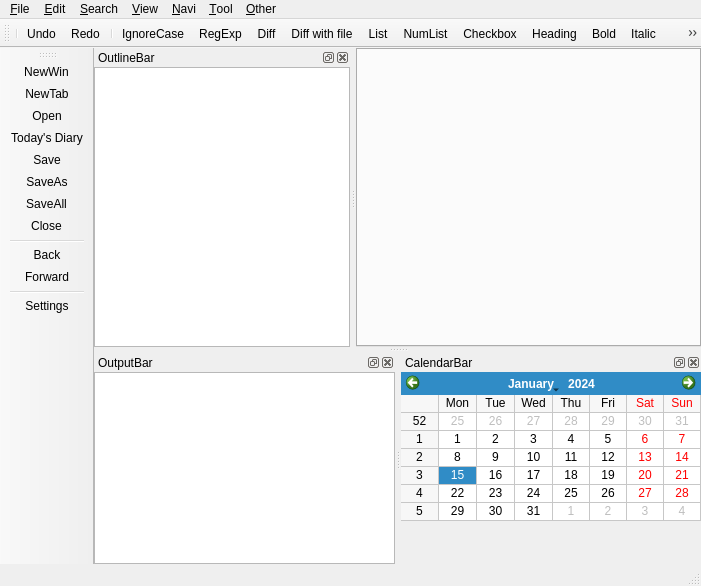
<?xml version="1.0" encoding="UTF-8"?>
<ui version="4.0">
 <class>MainWindowClass</class>
 <widget class="QMainWindow" name="MainWindowClass">
  <property name="geometry">
   <rect>
    <x>0</x>
    <y>0</y>
    <width>701</width>
    <height>586</height>
   </rect>
  </property>
  <property name="windowTitle">
   <string>MainWindow</string>
  </property>
  <widget class="QWidget" name="centralWidget">
   <layout class="QHBoxLayout" name="horizontalLayout">
    <property name="leftMargin">
     <number>0</number>
    </property>
    <property name="topMargin">
     <number>0</number>
    </property>
    <property name="rightMargin">
     <number>0</number>
    </property>
    <property name="bottomMargin">
     <number>0</number>
    </property>
    <item>
     <widget class="QTabWidget" name="tabWidget">
      <property name="currentIndex">
       <number>-1</number>
      </property>
      <property name="movable">
       <bool>true</bool>
      </property>
     </widget>
    </item>
   </layout>
  </widget>
  <widget class="QMenuBar" name="menuBar">
   <property name="geometry">
    <rect>
     <x>0</x>
     <y>0</y>
     <width>701</width>
     <height>33</height>
    </rect>
   </property>
   <widget class="QMenu" name="menu_File">
    <property name="title">
     <string>&amp;File</string>
    </property>
    <widget class="QMenu" name="menu_RecentFiles">
     <property name="title">
      <string>RecentFiles(&amp;1)</string>
     </property>
     <addaction name="actiondummy"/>
    </widget>
    <widget class="QMenu" name="menu_FavoriteFiles">
     <property name="title">
      <string>&amp;FavoriteFile</string>
     </property>
     <addaction name="action_AddThisFavorite"/>
     <addaction name="separator"/>
    </widget>
    <widget class="QMenu" name="menu_Exoirt">
     <property name="title">
      <string>&amp;Export</string>
     </property>
     <addaction name="action_AsPDF"/>
    </widget>
    <widget class="QMenu" name="menu_Diary_2">
     <property name="title">
      <string>&amp;Diary</string>
     </property>
     <addaction name="action_TodaysDiary"/>
    </widget>
    <addaction name="action_New"/>
    <addaction name="action_NewTab"/>
    <addaction name="action_Open"/>
    <addaction name="menu_Diary_2"/>
    <addaction name="action_Reload"/>
    <addaction name="action_Save"/>
    <addaction name="action_SaveAs"/>
    <addaction name="action_SaveAll"/>
    <addaction name="menu_Exoirt"/>
    <addaction name="action_Close"/>
    <addaction name="menu_RecentFiles"/>
    <addaction name="menu_FavoriteFiles"/>
    <addaction name="action_Print"/>
    <addaction name="separator"/>
    <addaction name="action_Exit"/>
   </widget>
   <widget class="QMenu" name="menu_View">
    <property name="title">
     <string>&amp;View</string>
    </property>
    <addaction name="separator"/>
    <addaction name="action_OutlineBar"/>
    <addaction name="action_FocusOutline"/>
    <addaction name="action_OutputBar"/>
    <addaction name="action_ClearOutput"/>
    <addaction name="action_CalendarBar"/>
   </widget>
   <widget class="QMenu" name="menu_Edit">
    <property name="title">
     <string>&amp;Edit</string>
    </property>
    <widget class="QMenu" name="menuinline">
     <property name="title">
      <string>In&amp;line</string>
     </property>
     <addaction name="separator"/>
     <addaction name="action_Bold"/>
     <addaction name="action_Italic"/>
     <addaction name="action_Strikethrough"/>
     <addaction name="action_Link"/>
    </widget>
    <widget class="QMenu" name="menublock">
     <property name="title">
      <string>&amp;Block</string>
     </property>
     <addaction name="action_List"/>
     <addaction name="action_NumList"/>
     <addaction name="action_Checkbox"/>
     <addaction name="action_Heading"/>
    </widget>
    <widget class="QMenu" name="menu_format">
     <property name="title">
      <string>&amp;Format</string>
     </property>
     <addaction name="action_AlignLeft"/>
     <addaction name="action_AlignCenter"/>
     <addaction name="action_AlignRight"/>
    </widget>
    <widget class="QMenu" name="menu_Insert">
     <property name="title">
      <string>&amp;Insert</string>
     </property>
     <addaction name="action_TodayString_1"/>
     <addaction name="action_TodayString_2"/>
     <addaction name="action_TodayString_3"/>
    </widget>
    <widget class="QMenu" name="menu_Convert">
     <property name="title">
      <string>Convert(&amp;X)</string>
     </property>
     <addaction name="action_CSV_MarkdownTable"/>
     <addaction name="action_MarkdownTable_CSV"/>
    </widget>
    <addaction name="action_Undo"/>
    <addaction name="action_Redo"/>
    <addaction name="separator"/>
    <addaction name="action_Cut"/>
    <addaction name="action_Copy"/>
    <addaction name="action_Paste"/>
    <addaction name="action_SelectAll"/>
    <addaction name="separator"/>
    <addaction name="menublock"/>
    <addaction name="menuinline"/>
    <addaction name="menu_format"/>
    <addaction name="action_Indent"/>
    <addaction name="action_UnIndent"/>
    <addaction name="menu_Insert"/>
    <addaction name="menu_Convert"/>
   </widget>
   <widget class="QMenu" name="menu_Help">
    <property name="title">
     <string>&amp;Other</string>
    </property>
    <widget class="QMenu" name="menu_Test">
     <property name="title">
      <string>&amp;Test</string>
     </property>
     <addaction name="action_TestCharFlags"/>
     <addaction name="action_TestContextAt"/>
     <addaction name="action_TestLineCrsp"/>
     <addaction name="action_TestEtoPCurSync"/>
     <addaction name="action_TestAll"/>
     <addaction name="action_DumpBlockUserData"/>
     <addaction name="action_DumpBlockUserStates"/>
     <addaction name="action_RunPTS"/>
     <addaction name="action_TestViCommands"/>
     <addaction name="action_DumpHeaderBlocks"/>
    </widget>
    <widget class="QMenu" name="menu_CheatSheet">
     <property name="title">
      <string>&amp;CheatSheet</string>
     </property>
     <addaction name="action_MarkdownCheatSheet"/>
     <addaction name="action_ViCheatSheet"/>
    </widget>
    <widget class="QMenu" name="menu_Benchmark">
     <property name="title">
      <string>&amp;Benchmark</string>
     </property>
     <addaction name="action_InsertFront"/>
     <addaction name="action_InsertBack"/>
    </widget>
    <addaction name="action_Language"/>
    <addaction name="action_Settings"/>
    <addaction name="action_ColorSettings"/>
    <addaction name="action_ViKeybindings"/>
    <addaction name="action_Help"/>
    <addaction name="menu_CheatSheet"/>
    <addaction name="menu_Test"/>
    <addaction name="menu_Benchmark"/>
    <addaction name="action_AboutViMarkdown"/>
    <addaction name="separator"/>
   </widget>
   <widget class="QMenu" name="menu_Search">
    <property name="title">
     <string>&amp;Search</string>
    </property>
    <addaction name="action_Find"/>
    <addaction name="action_ForwardAgain"/>
    <addaction name="action_BackwardAgain"/>
    <addaction name="action_FindWord"/>
    <addaction name="action_ClearSearchHighlights"/>
    <addaction name="action_Replace"/>
    <addaction name="action_Grep"/>
    <addaction name="action_IgnoreCase"/>
    <addaction name="action_RegExp"/>
   </widget>
   <widget class="QMenu" name="menu_Tool">
    <property name="title">
     <string>&amp;Tool</string>
    </property>
    <addaction name="action_DiffMode"/>
    <addaction name="action_DiffWithFile"/>
    <addaction name="separator"/>
    <addaction name="action_KeisenMode"/>
    <addaction name="action_ThinKeisen"/>
    <addaction name="action_ThickKeisen"/>
    <addaction name="action_OpenPrev"/>
    <addaction name="separator"/>
   </widget>
   <widget class="QMenu" name="menu_Navi">
    <property name="title">
     <string>&amp;Navi</string>
    </property>
    <addaction name="action_NextTab"/>
    <addaction name="action_PrevTab"/>
    <addaction name="action_ToggleFocus"/>
    <addaction name="action_SwitchToAltFile"/>
    <addaction name="action_NaviBack"/>
    <addaction name="action_NaviForward"/>
    <addaction name="action_TagJump"/>
   </widget>
   <addaction name="menu_File"/>
   <addaction name="menu_Edit"/>
   <addaction name="menu_Search"/>
   <addaction name="menu_View"/>
   <addaction name="menu_Navi"/>
   <addaction name="menu_Tool"/>
   <addaction name="menu_Help"/>
  </widget>
  <widget class="QToolBar" name="fileToolBar">
   <attribute name="toolBarArea">
    <enum>LeftToolBarArea</enum>
   </attribute>
   <attribute name="toolBarBreak">
    <bool>false</bool>
   </attribute>
   <addaction name="action_New"/>
   <addaction name="action_NewTab"/>
   <addaction name="action_Open"/>
   <addaction name="action_TodaysDiary"/>
   <addaction name="action_Save"/>
   <addaction name="action_SaveAs"/>
   <addaction name="action_SaveAll"/>
   <addaction name="action_Close"/>
   <addaction name="separator"/>
   <addaction name="action_NaviBack"/>
   <addaction name="action_NaviForward"/>
   <addaction name="separator"/>
   <addaction name="action_Settings"/>
  </widget>
  <widget class="QToolBar" name="mainToolBar">
   <attribute name="toolBarArea">
    <enum>TopToolBarArea</enum>
   </attribute>
   <attribute name="toolBarBreak">
    <bool>false</bool>
   </attribute>
   <addaction name="separator"/>
   <addaction name="action_Undo"/>
   <addaction name="action_Redo"/>
   <addaction name="separator"/>
   <addaction name="action_IgnoreCase"/>
   <addaction name="action_RegExp"/>
   <addaction name="action_DiffMode"/>
   <addaction name="action_DiffWithFile"/>
   <addaction name="action_List"/>
   <addaction name="action_NumList"/>
   <addaction name="action_Checkbox"/>
   <addaction name="action_Heading"/>
   <addaction name="action_Bold"/>
   <addaction name="action_Italic"/>
   <addaction name="action_Strikethrough"/>
   <addaction name="action_Link"/>
   <addaction name="separator"/>
   <addaction name="action_Indent"/>
   <addaction name="action_UnIndent"/>
   <addaction name="action_KeisenMode"/>
   <addaction name="action_ThinKeisen"/>
   <addaction name="action_ThickKeisen"/>
   <addaction name="action_AlignLeft"/>
   <addaction name="action_AlignCenter"/>
   <addaction name="action_AlignRight"/>
   <addaction name="separator"/>
  </widget>
  <widget class="QStatusBar" name="statusBar"/>
  <widget class="QDockWidget" name="outlineBar">
   <property name="windowTitle">
    <string>OutlineBar</string>
   </property>
   <attribute name="dockWidgetArea">
    <number>1</number>
   </attribute>
   <widget class="QWidget" name="dockWidgetContents">
    <layout class="QHBoxLayout" name="horizontalLayout_2">
     <property name="leftMargin">
      <number>0</number>
     </property>
     <property name="topMargin">
      <number>0</number>
     </property>
     <property name="rightMargin">
      <number>0</number>
     </property>
     <property name="bottomMargin">
      <number>0</number>
     </property>
     <item>
      <widget class="QTreeWidget" name="treeWidget">
       <property name="headerHidden">
        <bool>true</bool>
       </property>
       <column>
        <property name="text">
         <string notr="true">1</string>
        </property>
       </column>
      </widget>
     </item>
    </layout>
   </widget>
  </widget>
  <widget class="QDockWidget" name="outputBar">
   <property name="windowTitle">
    <string>OutputBar</string>
   </property>
   <property name="dockLocation">
    <enum>Qt::DockWidgetArea::BottomDockWidgetArea</enum>
   </property>
   <attribute name="dockWidgetArea">
    <number>8</number>
   </attribute>
   <widget class="QWidget" name="dockWidgetContents_2">
    <layout class="QHBoxLayout" name="horizontalLayout_3">
     <property name="leftMargin">
      <number>0</number>
     </property>
     <property name="topMargin">
      <number>0</number>
     </property>
     <property name="rightMargin">
      <number>0</number>
     </property>
     <property name="bottomMargin">
      <number>0</number>
     </property>
     <item>
      <widget class="OutputView" name="plainTextEdit">
       <property name="font">
        <font>
         <family>ＭＳ ゴシック</family>
         <pointsize>12</pointsize>
        </font>
       </property>
       <property name="readOnly">
        <bool>true</bool>
       </property>
      </widget>
     </item>
    </layout>
   </widget>
  </widget>
  <widget class="QDockWidget" name="calendarBar">
   <property name="windowTitle">
    <string>CalendarBar</string>
   </property>
   <property name="dockLocation">
    <enum>Qt::DockWidgetArea::BottomDockWidgetArea</enum>
   </property>
   <attribute name="dockWidgetArea">
    <number>8</number>
   </attribute>
   <widget class="QWidget" name="dockWidgetContents_4">
    <layout class="QVBoxLayout" name="verticalLayout">
     <property name="leftMargin">
      <number>0</number>
     </property>
     <property name="topMargin">
      <number>0</number>
     </property>
     <property name="rightMargin">
      <number>0</number>
     </property>
     <property name="bottomMargin">
      <number>0</number>
     </property>
     <item>
      <widget class="CalendarWidget" name="calendarWidget">
       <property name="firstDayOfWeek">
        <enum>Qt::DayOfWeek::Monday</enum>
       </property>
       <property name="gridVisible">
        <bool>true</bool>
       </property>
      </widget>
     </item>
     <item>
      <spacer name="verticalSpacer">
       <property name="orientation">
        <enum>Qt::Orientation::Vertical</enum>
       </property>
       <property name="sizeHint" stdset="0">
        <size>
         <width>20</width>
         <height>40</height>
        </size>
       </property>
      </spacer>
     </item>
    </layout>
   </widget>
  </widget>
  <action name="action_New">
   <property name="icon">
    <iconset resource="MainWindow.qrc">
     <normaloff>:/MainWindow/images/new_main_window_48.png</normaloff>:/MainWindow/images/new_main_window_48.png</iconset>
   </property>
   <property name="text">
    <string>&amp;NewWin</string>
   </property>
   <property name="shortcut">
    <string>Ctrl+N</string>
   </property>
  </action>
  <action name="action_Close">
   <property name="icon">
    <iconset resource="MainWindow.qrc">
     <normaloff>:/MainWindow/images/close_48.png</normaloff>:/MainWindow/images/close_48.png</iconset>
   </property>
   <property name="text">
    <string>&amp;Close</string>
   </property>
   <property name="shortcut">
    <string>Ctrl+W</string>
   </property>
  </action>
  <action name="action_HTML">
   <property name="checkable">
    <bool>true</bool>
   </property>
   <property name="text">
    <string>&amp;HTML</string>
   </property>
  </action>
  <action name="action_Source">
   <property name="checkable">
    <bool>true</bool>
   </property>
   <property name="text">
    <string>&amp;Source</string>
   </property>
   <property name="toolTip">
    <string>Source</string>
   </property>
  </action>
  <action name="action_Open">
   <property name="icon">
    <iconset resource="MainWindow.qrc">
     <normaloff>:/MainWindow/images/file_open_48.png</normaloff>:/MainWindow/images/file_open_48.png</iconset>
   </property>
   <property name="text">
    <string>&amp;Open</string>
   </property>
   <property name="shortcut">
    <string>Ctrl+O</string>
   </property>
  </action>
  <action name="action_Save">
   <property name="icon">
    <iconset resource="MainWindow.qrc">
     <normaloff>:/MainWindow/images/save_48.png</normaloff>:/MainWindow/images/save_48.png</iconset>
   </property>
   <property name="text">
    <string>&amp;Save</string>
   </property>
   <property name="shortcut">
    <string>Ctrl+S</string>
   </property>
  </action>
  <action name="action_Bold">
   <property name="icon">
    <iconset resource="MainWindow.qrc">
     <normaloff>:/MainWindow/images/format_bold_48.png</normaloff>:/MainWindow/images/format_bold_48.png</iconset>
   </property>
   <property name="text">
    <string>&amp;Bold</string>
   </property>
  </action>
  <action name="action_Italic">
   <property name="icon">
    <iconset resource="MainWindow.qrc">
     <normaloff>:/MainWindow/images/format_italic_48.png</normaloff>:/MainWindow/images/format_italic_48.png</iconset>
   </property>
   <property name="text">
    <string>&amp;Italic</string>
   </property>
  </action>
  <action name="action_Undo">
   <property name="icon">
    <iconset resource="MainWindow.qrc">
     <normaloff>:/MainWindow/images/undo_48.png</normaloff>:/MainWindow/images/undo_48.png</iconset>
   </property>
   <property name="text">
    <string>&amp;Undo</string>
   </property>
   <property name="shortcut">
    <string>Ctrl+Z</string>
   </property>
  </action>
  <action name="action_Redo">
   <property name="icon">
    <iconset>
     <normaloff>../../../../../Users/ntsud/.designer/backup/images/redo_48.png</normaloff>
     <normalon>:/MainWindow/images/redo_48.png</normalon>../../../../../Users/ntsud/.designer/backup/images/redo_48.png</iconset>
   </property>
   <property name="text">
    <string>&amp;Redo</string>
   </property>
   <property name="shortcut">
    <string>Ctrl+Y</string>
   </property>
  </action>
  <action name="action_List">
   <property name="icon">
    <iconset>
     <normaloff>../../../../../Users/ntsud/.designer/backup/images/format_list_bulleted_48.png</normaloff>
     <normalon>:/MainWindow/images/format_list_bulleted_48.png</normalon>../../../../../Users/ntsud/.designer/backup/images/format_list_bulleted_48.png</iconset>
   </property>
   <property name="text">
    <string>&amp;List</string>
   </property>
  </action>
  <action name="action_NumList">
   <property name="icon">
    <iconset>
     <normaloff>../../../../../Users/ntsud/.designer/backup/images/format_list_numbered_48.png</normaloff>
     <normalon>:/MainWindow/images/format_list_numbered_48.png</normalon>../../../../../Users/ntsud/.designer/backup/images/format_list_numbered_48.png</iconset>
   </property>
   <property name="text">
    <string>&amp;NumList</string>
   </property>
  </action>
  <action name="action_Indent">
   <property name="icon">
    <iconset>
     <normaloff>../../../../../Users/ntsud/.designer/backup/images/format_indent_increase_48.png</normaloff>
     <normalon>:/MainWindow/images/format_indent_increase_48.png</normalon>../../../../../Users/ntsud/.designer/backup/images/format_indent_increase_48.png</iconset>
   </property>
   <property name="text">
    <string>Inden&amp;t</string>
   </property>
   <property name="shortcut">
    <string>Tab</string>
   </property>
  </action>
  <action name="action_UnIndent">
   <property name="icon">
    <iconset>
     <normaloff>../../../../../Users/ntsud/.designer/backup/images/format_indent_decrease_48.png</normaloff>
     <normalon>:/MainWindow/images/format_indent_decrease_48.png</normalon>../../../../../Users/ntsud/.designer/backup/images/format_indent_decrease_48.png</iconset>
   </property>
   <property name="text">
    <string>U&amp;nIndent</string>
   </property>
   <property name="shortcut">
    <string>Shift+Tab</string>
   </property>
  </action>
  <action name="action_OutlineBar">
   <property name="checkable">
    <bool>true</bool>
   </property>
   <property name="text">
    <string>&amp;OutlineBar</string>
   </property>
  </action>
  <action name="actiondummy">
   <property name="text">
    <string>dummy</string>
   </property>
  </action>
  <action name="action_AboutViMarkdown">
   <property name="icon">
    <iconset>
     <normaloff>../../../../../Users/ntsud/.designer/backup/images/info_48.png</normaloff>
     <normalon>:/MainWindow/images/info_48.png</normalon>../../../../../Users/ntsud/.designer/backup/images/info_48.png</iconset>
   </property>
   <property name="text">
    <string>&amp;About viMarkdown</string>
   </property>
  </action>
  <action name="action_Strikethrough">
   <property name="icon">
    <iconset>
     <normaloff>../../../../../Users/ntsud/.designer/backup/images/strikethrough_s_48.png</normaloff>
     <normalon>:/MainWindow/images/strikethrough_s_48.png</normalon>../../../../../Users/ntsud/.designer/backup/images/strikethrough_s_48.png</iconset>
   </property>
   <property name="text">
    <string>&amp;Strikethrough</string>
   </property>
   <property name="toolTip">
    <string>Strikethrough</string>
   </property>
  </action>
  <action name="action_Checkbox">
   <property name="icon">
    <iconset resource="MainWindow.qrc">
     <normaloff>:/MainWindow/images/format_checkbox_48.png</normaloff>:/MainWindow/images/format_checkbox_48.png</iconset>
   </property>
   <property name="text">
    <string>&amp;Checkbox</string>
   </property>
  </action>
  <action name="action_Cut">
   <property name="icon">
    <iconset resource="MainWindow.qrc">
     <normaloff>:/MainWindow/images/content_cut_48.png</normaloff>:/MainWindow/images/content_cut_48.png</iconset>
   </property>
   <property name="text">
    <string>Cu&amp;t</string>
   </property>
   <property name="shortcut">
    <string>Ctrl+X</string>
   </property>
  </action>
  <action name="action_Copy">
   <property name="icon">
    <iconset resource="MainWindow.qrc">
     <normaloff>:/MainWindow/images/content_copy_48.png</normaloff>:/MainWindow/images/content_copy_48.png</iconset>
   </property>
   <property name="text">
    <string>&amp;Copy</string>
   </property>
   <property name="shortcut">
    <string>Ctrl+C</string>
   </property>
  </action>
  <action name="action_Paste">
   <property name="icon">
    <iconset resource="MainWindow.qrc">
     <normaloff>:/MainWindow/images/content_paste_48.png</normaloff>:/MainWindow/images/content_paste_48.png</iconset>
   </property>
   <property name="text">
    <string>&amp;Paste</string>
   </property>
   <property name="shortcut">
    <string>Ctrl+V</string>
   </property>
  </action>
  <action name="action_FocusOutline">
   <property name="text">
    <string>Focus Outline (&amp;Q)</string>
   </property>
   <property name="toolTip">
    <string>Focus to OutlineBar</string>
   </property>
   <property name="shortcut">
    <string>Ctrl+Q</string>
   </property>
  </action>
  <action name="action_Find">
   <property name="icon">
    <iconset resource="MainWindow.qrc">
     <normaloff>:/MainWindow/images/search_48.png</normaloff>:/MainWindow/images/search_48.png</iconset>
   </property>
   <property name="text">
    <string>&amp;Find</string>
   </property>
   <property name="shortcut">
    <string>Ctrl+F</string>
   </property>
  </action>
  <action name="action_ForwardAgain">
   <property name="icon">
    <iconset resource="MainWindow.qrc">
     <normaloff>:/MainWindow/images/search_forward_48.png</normaloff>:/MainWindow/images/search_forward_48.png</iconset>
   </property>
   <property name="text">
    <string>ForwardAgain</string>
   </property>
   <property name="toolTip">
    <string>Forward Search Again</string>
   </property>
   <property name="shortcut">
    <string>F3</string>
   </property>
  </action>
  <action name="action_BackwardAgain">
   <property name="icon">
    <iconset resource="MainWindow.qrc">
     <normaloff>:/MainWindow/images/search_backard_48.png</normaloff>:/MainWindow/images/search_backard_48.png</iconset>
   </property>
   <property name="text">
    <string>BackwardAgain</string>
   </property>
   <property name="toolTip">
    <string>Backward Search Again</string>
   </property>
   <property name="shortcut">
    <string>Shift+F3</string>
   </property>
  </action>
  <action name="action_FindWord">
   <property name="icon">
    <iconset resource="MainWindow.qrc">
     <normaloff>:/MainWindow/images/search_word_48.png</normaloff>:/MainWindow/images/search_word_48.png</iconset>
   </property>
   <property name="text">
    <string>Find&amp;Word</string>
   </property>
   <property name="shortcut">
    <string>Ctrl+F3</string>
   </property>
  </action>
  <action name="action_SaveAs">
   <property name="icon">
    <iconset resource="MainWindow.qrc">
     <normaloff>:/MainWindow/images/save_as_48.png</normaloff>:/MainWindow/images/save_as_48.png</iconset>
   </property>
   <property name="text">
    <string>Save&amp;As...</string>
   </property>
   <property name="shortcut">
    <string>Ctrl+Shift+S</string>
   </property>
  </action>
  <action name="action_AddThisFavorite">
   <property name="text">
    <string>AddThis(&amp;@)</string>
   </property>
   <property name="toolTip">
    <string>Add This to Favorite Files</string>
   </property>
  </action>
  <action name="action_Exit">
   <property name="icon">
    <iconset resource="MainWindow.qrc">
     <normaloff>:/MainWindow/images/exit_to_app_48.png</normaloff>:/MainWindow/images/exit_to_app_48.png</iconset>
   </property>
   <property name="text">
    <string>e&amp;xit</string>
   </property>
  </action>
  <action name="action_AsHTML">
   <property name="text">
    <string>As &amp;HTML...</string>
   </property>
  </action>
  <action name="action_AsPDF">
   <property name="text">
    <string>As &amp;PDF</string>
   </property>
  </action>
  <action name="action_SelectAll">
   <property name="text">
    <string>Select&amp;All</string>
   </property>
   <property name="shortcut">
    <string>Ctrl+A</string>
   </property>
  </action>
  <action name="action_Print">
   <property name="icon">
    <iconset resource="MainWindow.qrc">
     <normaloff>:/MainWindow/images/print_48.png</normaloff>:/MainWindow/images/print_48.png</iconset>
   </property>
   <property name="text">
    <string>&amp;Print</string>
   </property>
   <property name="shortcut">
    <string>Ctrl+P</string>
   </property>
  </action>
  <action name="action_KeisenMode">
   <property name="checkable">
    <bool>true</bool>
   </property>
   <property name="icon">
    <iconset resource="MainWindow.qrc">
     <normaloff>:/MainWindow/images/table_edit_48.png</normaloff>
     <normalon>:/MainWindow/images/table_edit_48.png</normalon>:/MainWindow/images/table_edit_48.png</iconset>
   </property>
   <property name="text">
    <string>&amp;KeisenMode</string>
   </property>
   <property name="toolTip">
    <string>Keisen Mode</string>
   </property>
   <property name="shortcut">
    <string>Shift+F5</string>
   </property>
  </action>
  <action name="action_Heading">
   <property name="icon">
    <iconset resource="MainWindow.qrc">
     <normaloff>:/MainWindow/images/format_heading_48.png</normaloff>:/MainWindow/images/format_heading_48.png</iconset>
   </property>
   <property name="text">
    <string>&amp;Heading</string>
   </property>
  </action>
  <action name="action_AlignLeft">
   <property name="icon">
    <iconset resource="MainWindow.qrc">
     <normaloff>:/MainWindow/images/format_align_left_48.png</normaloff>:/MainWindow/images/format_align_left_48.png</iconset>
   </property>
   <property name="text">
    <string>Align&amp;Left</string>
   </property>
   <property name="toolTip">
    <string>AlignLeft</string>
   </property>
  </action>
  <action name="action_AlignCenter">
   <property name="icon">
    <iconset resource="MainWindow.qrc">
     <normaloff>:/MainWindow/images/format_align_center_48.png</normaloff>:/MainWindow/images/format_align_center_48.png</iconset>
   </property>
   <property name="text">
    <string>Align&amp;Center</string>
   </property>
   <property name="toolTip">
    <string>AlignCenter</string>
   </property>
  </action>
  <action name="action_AlignRight">
   <property name="icon">
    <iconset resource="MainWindow.qrc">
     <normaloff>:/MainWindow/images/format_align_right_48.png</normaloff>:/MainWindow/images/format_align_right_48.png</iconset>
   </property>
   <property name="text">
    <string>Align&amp;Right</string>
   </property>
   <property name="toolTip">
    <string>AlignRight</string>
   </property>
  </action>
  <action name="actionTickness">
   <property name="text">
    <string>Tickness</string>
   </property>
  </action>
  <action name="action_OpenNext">
   <property name="text">
    <string>Open&amp;Next</string>
   </property>
   <property name="shortcut">
    <string>F7</string>
   </property>
  </action>
  <action name="action_ThinKeisen">
   <property name="checkable">
    <bool>true</bool>
   </property>
   <property name="icon">
    <iconset resource="MainWindow.qrc">
     <normaloff>:/MainWindow/images/thin_48.png</normaloff>:/MainWindow/images/thin_48.png</iconset>
   </property>
   <property name="text">
    <string>&amp;ThinKeisen</string>
   </property>
   <property name="toolTip">
    <string>ThinKeisen</string>
   </property>
  </action>
  <action name="action_ThickKeisen">
   <property name="checkable">
    <bool>true</bool>
   </property>
   <property name="icon">
    <iconset resource="MainWindow.qrc">
     <normaloff>:/MainWindow/images/thick_48.png</normaloff>:/MainWindow/images/thick_48.png</iconset>
   </property>
   <property name="text">
    <string>ThickKeisen(&amp;F)</string>
   </property>
   <property name="toolTip">
    <string>ThickKeisen</string>
   </property>
  </action>
  <action name="action_NewTab">
   <property name="icon">
    <iconset resource="MainWindow.qrc">
     <normaloff>:/MainWindow/images/new_tab_48.png</normaloff>:/MainWindow/images/new_tab_48.png</iconset>
   </property>
   <property name="text">
    <string>New&amp;Tab</string>
   </property>
   <property name="shortcut">
    <string>Ctrl+T</string>
   </property>
  </action>
  <action name="action_TodayString_1">
   <property name="text">
    <string>&amp;1 Today'sString</string>
   </property>
   <property name="toolTip">
    <string>Today's string</string>
   </property>
  </action>
  <action name="action_OpenPrev">
   <property name="text">
    <string>Open&amp;Prev</string>
   </property>
   <property name="shortcut">
    <string>Shift+F7</string>
   </property>
  </action>
  <action name="action_NextTab">
   <property name="text">
    <string>&amp;NextTab</string>
   </property>
   <property name="shortcut">
    <string>Ctrl+Tab</string>
   </property>
  </action>
  <action name="action_PrevTab">
   <property name="text">
    <string>&amp;PrevTab</string>
   </property>
   <property name="shortcut">
    <string>Ctrl+Backtab</string>
   </property>
  </action>
  <action name="action_TodayString_2">
   <property name="text">
    <string>&amp;2 Today'sString</string>
   </property>
  </action>
  <action name="action_TodayString_3">
   <property name="text">
    <string>&amp;3 Today'sString</string>
   </property>
  </action>
  <action name="action_Reload">
   <property name="text">
    <string>&amp;Reload</string>
   </property>
  </action>
  <action name="action_CSV_MarkdownTable">
   <property name="text">
    <string>CSV -&gt; &amp;MarkdownTable</string>
   </property>
  </action>
  <action name="action_MarkdownTable_CSV">
   <property name="text">
    <string>MarkdownTable -&gt; &amp;CSV</string>
   </property>
  </action>
  <action name="action_Settings">
   <property name="icon">
    <iconset resource="MainWindow.qrc">
     <normaloff>:/MainWindow/images/settings_48.png</normaloff>:/MainWindow/images/settings_48.png</iconset>
   </property>
   <property name="text">
    <string>&amp;Settings...</string>
   </property>
   <property name="shortcut">
    <string>F8</string>
   </property>
  </action>
  <action name="action_ToggleFocus">
   <property name="text">
    <string>&amp;ToggleFocus</string>
   </property>
   <property name="shortcut">
    <string>Ctrl+\</string>
   </property>
  </action>
  <action name="action_SwitchToAltFile">
   <property name="text">
    <string>Switch to &amp;Alt File</string>
   </property>
   <property name="shortcut">
    <string>Ctrl+^</string>
   </property>
  </action>
  <action name="action_NaviBack">
   <property name="icon">
    <iconset resource="MainWindow.qrc">
     <normaloff>:/MainWindow/images/arrow_back_48.png</normaloff>:/MainWindow/images/arrow_back_48.png</iconset>
   </property>
   <property name="text">
    <string>&amp;Back</string>
   </property>
   <property name="shortcut">
    <string>Alt+Left</string>
   </property>
  </action>
  <action name="action_NaviForward">
   <property name="icon">
    <iconset resource="MainWindow.qrc">
     <normaloff>:/MainWindow/images/arrow_forward_48.png</normaloff>:/MainWindow/images/arrow_forward_48.png</iconset>
   </property>
   <property name="text">
    <string>&amp;Forward</string>
   </property>
   <property name="shortcut">
    <string>Alt+Right</string>
   </property>
  </action>
  <action name="action_ClearSearchHighlights">
   <property name="text">
    <string>&amp;ClearSearchHighlights</string>
   </property>
   <property name="toolTip">
    <string>ClearSearchHighlights</string>
   </property>
   <property name="shortcut">
    <string>Alt+F3</string>
   </property>
  </action>
  <action name="action_Replace">
   <property name="text">
    <string>&amp;Replace...</string>
   </property>
   <property name="shortcut">
    <string>F4</string>
   </property>
  </action>
  <action name="action_Help">
   <property name="icon">
    <iconset resource="MainWindow.qrc">
     <normaloff>:/MainWindow/images/help_48.png</normaloff>:/MainWindow/images/help_48.png</iconset>
   </property>
   <property name="text">
    <string>&amp;Help</string>
   </property>
   <property name="shortcut">
    <string>F1</string>
   </property>
  </action>
  <action name="action_TagJump">
   <property name="text">
    <string>&amp;TagJump</string>
   </property>
   <property name="shortcut">
    <string>F9</string>
   </property>
  </action>
  <action name="action_Link">
   <property name="icon">
    <iconset resource="MainWindow.qrc">
     <normaloff>:/MainWindow/images/link_48.png</normaloff>:/MainWindow/images/link_48.png</iconset>
   </property>
   <property name="text">
    <string>&amp;Link</string>
   </property>
  </action>
  <action name="action_TestCharFlags">
   <property name="text">
    <string>&amp;CharFlags</string>
   </property>
   <property name="toolTip">
    <string>Test CharFlags</string>
   </property>
   <property name="shortcut">
    <string>Ctrl+Alt+1</string>
   </property>
  </action>
  <action name="action_TestAll">
   <property name="text">
    <string>&amp;All</string>
   </property>
   <property name="toolTip">
    <string>Test All</string>
   </property>
   <property name="shortcut">
    <string>Ctrl+Alt+T</string>
   </property>
  </action>
  <action name="action_TestLineCrsp">
   <property name="text">
    <string>&amp;LineCoresponding</string>
   </property>
   <property name="toolTip">
    <string>Test LineCoresponding</string>
   </property>
   <property name="shortcut">
    <string>Ctrl+Alt+3</string>
   </property>
  </action>
  <action name="action_TestEtoPCurSync">
   <property name="text">
    <string>&amp;EtoP CurSync</string>
   </property>
   <property name="shortcut">
    <string>Ctrl+Alt+4</string>
   </property>
  </action>
  <action name="action_TestContextAt">
   <property name="text">
    <string>Conte&amp;xtAt</string>
   </property>
   <property name="shortcut">
    <string>Ctrl+Alt+2</string>
   </property>
  </action>
  <action name="action_DumpBlockUserStates">
   <property name="text">
    <string>Dump&amp;BlockUserStates</string>
   </property>
   <property name="toolTip">
    <string>DumpBlockUserStates</string>
   </property>
   <property name="shortcut">
    <string>Ctrl+Alt+B</string>
   </property>
  </action>
  <action name="action_DumpBlockUserData">
   <property name="text">
    <string>DumpBlockUserData</string>
   </property>
   <property name="shortcut">
    <string>Ctrl+Alt+U</string>
   </property>
  </action>
  <action name="action_RunPTS">
   <property name="text">
    <string>&amp;Run PTS</string>
   </property>
   <property name="shortcut">
    <string>Ctrl+Alt+P</string>
   </property>
  </action>
  <action name="action_Language">
   <property name="text">
    <string>&amp;Language...</string>
   </property>
   <property name="shortcut">
    <string>Alt+F8</string>
   </property>
  </action>
  <action name="action_OutputBar">
   <property name="checkable">
    <bool>true</bool>
   </property>
   <property name="text">
    <string>OutputBar</string>
   </property>
  </action>
  <action name="action_ClearOutput">
   <property name="text">
    <string>&amp;ClearOutput</string>
   </property>
   <property name="shortcut">
    <string>Ctrl+L</string>
   </property>
  </action>
  <action name="action_Grep">
   <property name="text">
    <string>&amp;Grep...</string>
   </property>
   <property name="shortcut">
    <string>Shift+F4</string>
   </property>
  </action>
  <action name="action_IgnoreCase">
   <property name="checkable">
    <bool>true</bool>
   </property>
   <property name="icon">
    <iconset resource="MainWindow.qrc">
     <normaloff>:/MainWindow/images/match_case_off.png</normaloff>:/MainWindow/images/match_case_off.png</iconset>
   </property>
   <property name="text">
    <string>&amp;IgnoreCase</string>
   </property>
  </action>
  <action name="action_RegExp">
   <property name="checkable">
    <bool>true</bool>
   </property>
   <property name="icon">
    <iconset resource="MainWindow.qrc">
     <normaloff>:/MainWindow/images/regexp.png</normaloff>:/MainWindow/images/regexp.png</iconset>
   </property>
   <property name="text">
    <string>Reg&amp;Exp</string>
   </property>
  </action>
  <action name="action_ViKeybindings">
   <property name="checkable">
    <bool>true</bool>
   </property>
   <property name="text">
    <string>&amp;Vi Keybindings</string>
   </property>
   <property name="toolTip">
    <string>Vi Keybindings</string>
   </property>
  </action>
  <action name="action_MarkdownCheatSheet">
   <property name="text">
    <string>&amp;Markdown</string>
   </property>
  </action>
  <action name="action_ViCheatSheet">
   <property name="text">
    <string>&amp;Vi</string>
   </property>
  </action>
  <action name="action_ColorSettings">
   <property name="text">
    <string>ColorSettings...</string>
   </property>
   <property name="shortcut">
    <string>Shift+F8</string>
   </property>
  </action>
  <action name="action_TestViCommands">
   <property name="text">
    <string>&amp;Vi commands</string>
   </property>
   <property name="toolTip">
    <string>Test vi commands</string>
   </property>
   <property name="shortcut">
    <string>Ctrl+Alt+V</string>
   </property>
  </action>
  <action name="action_SlideShow">
   <property name="text">
    <string>&amp;SlideShow</string>
   </property>
   <property name="shortcut">
    <string>F5</string>
   </property>
  </action>
  <action name="action_DiffMode">
   <property name="checkable">
    <bool>true</bool>
   </property>
   <property name="icon">
    <iconset resource="MainWindow.qrc">
     <normaloff>:/MainWindow/images/difference.png</normaloff>:/MainWindow/images/difference.png</iconset>
   </property>
   <property name="text">
    <string>&amp;Diff</string>
   </property>
   <property name="toolTip">
    <string>toggle Diff Mode</string>
   </property>
   <property name="shortcut">
    <string>Ctrl+Alt+D</string>
   </property>
  </action>
  <action name="action_DiffWithFile">
   <property name="icon">
    <iconset resource="MainWindow.qrc">
     <normaloff>:/MainWindow/images/diffWithFile.png</normaloff>:/MainWindow/images/diffWithFile.png</iconset>
   </property>
   <property name="text">
    <string>Diff with file...</string>
   </property>
  </action>
  <action name="action_TodaysDiary">
   <property name="icon">
    <iconset resource="MainWindow.qrc">
     <normaloff>:/MainWindow/images/event_note.png</normaloff>:/MainWindow/images/event_note.png</iconset>
   </property>
   <property name="text">
    <string>Today's &amp;Diary</string>
   </property>
  </action>
  <action name="action_WeeklyNote">
   <property name="text">
    <string>&amp;Weekly Note</string>
   </property>
   <property name="toolTip">
    <string>Weekly Note</string>
   </property>
  </action>
  <action name="action_CalendarBar">
   <property name="checkable">
    <bool>true</bool>
   </property>
   <property name="text">
    <string>CalendarBar</string>
   </property>
   <property name="toolTip">
    <string>CalendarBar</string>
   </property>
  </action>
  <action name="action_SaveAll">
   <property name="icon">
    <iconset resource="MainWindow.qrc">
     <normaloff>:/MainWindow/images/save_all.png</normaloff>:/MainWindow/images/save_all.png</iconset>
   </property>
   <property name="text">
    <string>SaveAll</string>
   </property>
   <property name="shortcut">
    <string>Ctrl+Shift+W</string>
   </property>
  </action>
  <action name="action_DumpHeaderBlocks">
   <property name="text">
    <string>DumpHeaderBlocks</string>
   </property>
   <property name="shortcut">
    <string>Ctrl+Alt+H</string>
   </property>
  </action>
  <action name="action_InsertFront">
   <property name="text">
    <string>Insert&amp;Front</string>
   </property>
  </action>
  <action name="action_InsertBack">
   <property name="text">
    <string>Insert&amp;Back</string>
   </property>
  </action>
 </widget>
 <layoutdefault spacing="6" margin="11"/>
 <customwidgets>
  <customwidget>
   <class>OutputView</class>
   <extends>QPlainTextEdit</extends>
   <header>OutputView.h</header>
  </customwidget>
  <customwidget>
   <class>CalendarWidget</class>
   <extends>QCalendarWidget</extends>
   <header>calendarwidget.h</header>
  </customwidget>
 </customwidgets>
 <resources>
  <include location="MainWindow.qrc"/>
 </resources>
 <connections/>
</ui>
